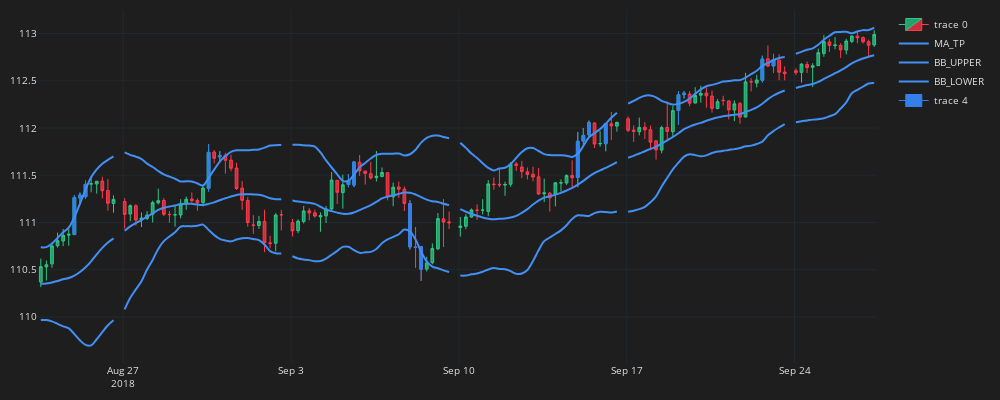

The code cell stored with this chart in its notebook:
### Code cell
df_plot = df.iloc[1000:1150]
plot_candles(df_plot)

### Figure 1 — Plotly figure (JSON) as saved in the notebook; plotly's stock layout.template omitted (floating-point values rounded to 4 significant figures; data arrays with more than 128 entries replaced by an {"elided": "..."} marker saying what was removed)
{"data": [{"close": {"elided": "150 float values"}, "decreasing": {"fillcolor": "#CC2E3C", "line": {"color": "#FF3A4C"}}, "high": {"elided": "150 float values"}, "increasing": {"fillcolor": "#24A06B", "line": {"color": "#2EC886"}}, "line": {"width": 1}, "low": {"elided": "150 float values"}, "opacity": 1, "open": {"elided": "150 float values"}, "type": "candlestick", "x": {"elided": "150 str values"}}, {"line": {"color": "#4290f5", "shape": "spline", "width": 2}, "mode": "lines", "name": "MA_TP", "type": "scatter", "x": {"elided": "150 str values"}, "y": {"elided": "150 float values"}}, {"line": {"color": "#4290f5", "shape": "spline", "width": 2}, "mode": "lines", "name": "BB_UPPER", "type": "scatter", "x": {"elided": "150 str values"}, "y": {"elided": "150 float values"}}, {"line": {"color": "#4290f5", "shape": "spline", "width": 2}, "mode": "lines", "name": "BB_LOWER", "type": "scatter", "x": {"elided": "150 str values"}, "y": {"elided": "150 float values"}}, {"close": [111.3, 111.3, 111.4, 111.7, 111.7, 111.4, 111.6, 110.7, 110.7, 110.5, 111.9, 111.9, 112.1, 112.0, 112.4, 112.4, 112.7, 112.7], "decreasing": {"fillcolor": "#3480eb", "line": {"color": "#3480eb"}}, "high": [111.3, 111.3, 111.4, 111.8, 111.8, 111.5, 111.6, 111.2, 111.0, 110.7, 112.0, 112, 112.1, 112.0, 112.4, 112.4, 112.8, 112.8], "increasing": {"fillcolor": "#3480eb", "line": {"color": "#3480eb"}}, "line": {"width": 1}, "low": [110.9, 111.2, 111.2, 111.3, 111.6, 111.4, 111.4, 110.7, 110.5, 110.4, 111.4, 111.8, 111.9, 111.8, 112.0, 112.3, 112.5, 112.6], "opacity": 1, "open": [110.9, 111.3, 111.3, 111.4, 111.7, 111.4, 111.4, 111.2, 110.7, 110.7, 111.5, 111.9, 111.9, 111.8, 112.2, 112.4, 112.5, 112.7], "type": "candlestick", "x": ["2018-08-23T13:00:00+00:00", "2018-08-23T17:00:00+00:00", "2018-08-23T21:00:00+00:00", "2018-08-29T13:00:00+00:00", "2018-08-29T21:00:00+00:00", "2018-09-04T17:00:00+00:00", "2018-09-04T21:00:00+00:00", "2018-09-06T13:00:00+00:00", "2018-09-06T17:00:00+00:00", "2018-09-06T21:00:00+00:00", "2018-09-13T13:00:00+00:00", "2018-09-13T17:00:00+00:00", "2018-09-13T21:00:00+00:00", "2018-09-14T09:00:00+00:00", "2018-09-18T13:00:00+00:00", "2018-09-18T17:00:00+00:00", "2018-09-21T01:00:00+00:00", "2018-09-21T09:00:00+00:00"]}], "layout": {"font": {"color": "#e1e1e1", "size": 10}, "height": 400, "margin": {"b": 10, "l": 10, "r": 10, "t": 10}, "paper_bgcolor": "#1e1e1e", "plot_bgcolor": "#1e1e1e", "width": 1000, "xaxis": {"fixedrange": true, "gridcolor": "#1f292f", "rangebreaks": [{"bounds": ["sat", "mon"]}], "rangeslider": {"visible": false}, "showgrid": true}, "yaxis": {"gridcolor": "#1f292f", "showgrid": true}}}
